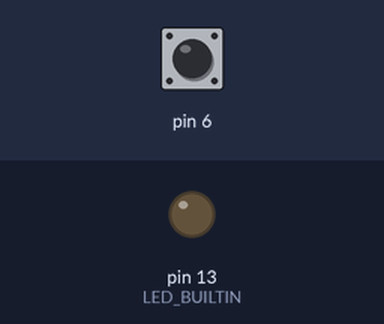
Recording of a sketch running on a simulated Arduino Uno, built with avr-gcc and run on an emulated ATmega328P. On the bench: output pins drawn as LEDs (lit = HIGH). Dashed ring = blinking. Inputs (shaded band) come from the test bench; at power-on: pin 6 HIGH.

Above: at 1.2 s.
1.3 s: pin 6 pulled LOW for 0.15 s
At 1.7 s:
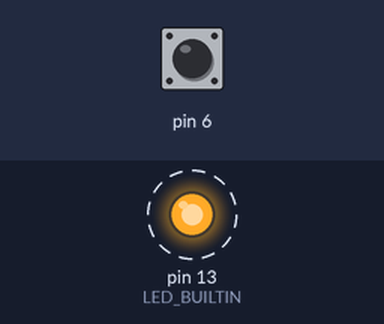
4.4 s: pin 6 pulled LOW for 3.2 s
Timing chart, 0 to 12.3 s (numbered marks = the images above; inputs shaded):
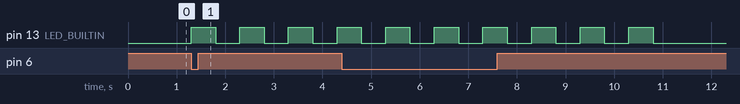

Measured:
- after the input at 1.3 s, pin 13 (LED_BUILTIN): alternates HIGH for 0.50 s and LOW for 0.50 s, starting at once

The sketch:

sketch_may20a.ino
```cpp
void setup() {
  pinMode(6,INPUT_PULLUP);
  pinMode(LED_BUILTIN, OUTPUT);
  digitalWrite(LED_BUILTIN,LOW);
}

void loop() {
  if(digitalRead(6)== 0 )
  {
    for (int i=1;i<=5;i++){
      digitalWrite(LED_BUILTIN,HIGH);
    delay(500);
    digitalWrite(LED_BUILTIN,LOW);
    delay(500);
    }

    }

}
```
